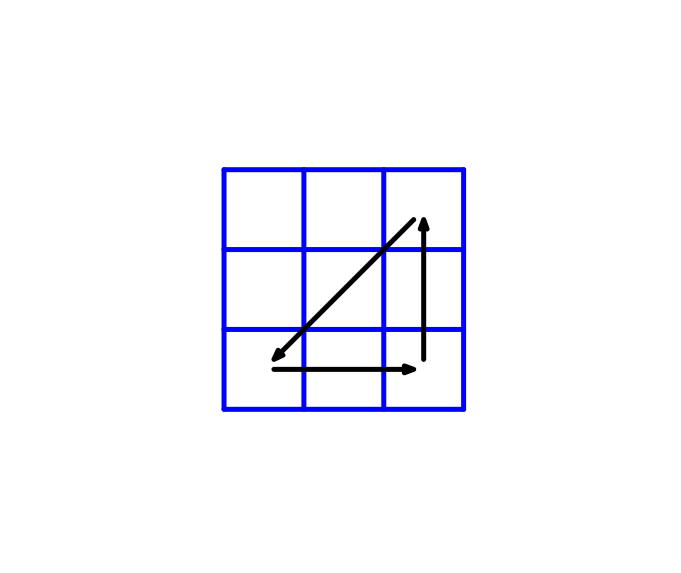
#> input picture 2020/07/12/PLL公式汇总/PNG/Aa_perm.png, 681 x 573 px, given in place of H_perm.png, which was not available
$ python cut_png.py
#> lines starting #> are read from the running program, lines starting #| are printed output that depends on the picture
from PIL import Image

# PLL具体情况，先角后棱
PLLs = {
  'H' : [[],[0,2,1,3]],
  'Z' : [[],[0,3,1,2]],
  'Ua' : [[],[3,0,1]],
  'Ub' : [[],[1,0,3]],
  'E' : [[0,3,1,2],[]],
  'Aa' : [[0,1,2],[]],
  'Ab' : [[1,0,2],[]],
  'V' : [[1,3],[1,2]],
  'Y' : [[1,3],[2,3]],
  'T' : [[1,2],[1,3]],
  'F' : [[1,2],[0,2]],
  'Ra' : [[2,3],[0,1]],
  'Rb' : [[2,3],[0,3]],
  'Ja' : [[1,2],[1,2]],
  'Jb' : [[1,2],[0,1]],
  'Ga' : [[0,3,2],[1,2,3]],
  'Gb' : [[0,1,3],[0,3,2]],
  'Gc' : [[0,1,3],[0,1,3]],
  'Gd' : [[0,3,2],[0,2,3]],
  'Na' : [[0,2],[1,3]],
  'Nb' : [[1,3],[1,3]],
}

for pll in PLLs:
  im = Image.open('png/' + pll + '_perm.png')
#> im is the input picture: PIL image 681x573 RGBA; mean R, G, B, A 0, 0, 7.2, 7.7
  imc = im.crop((215, 161, 473, 419))
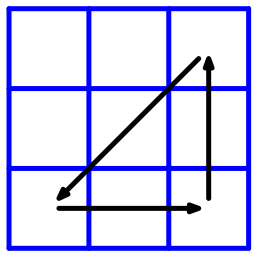
#> imc: PIL image 258x258 RGBA; mean R, G, B, A 0, 0, 42, 45.1; transparent parts drawn white
  imc.save(pll + '.png', quality = 95)
#> pass 2 of the loop `for pll in PLLs:`:
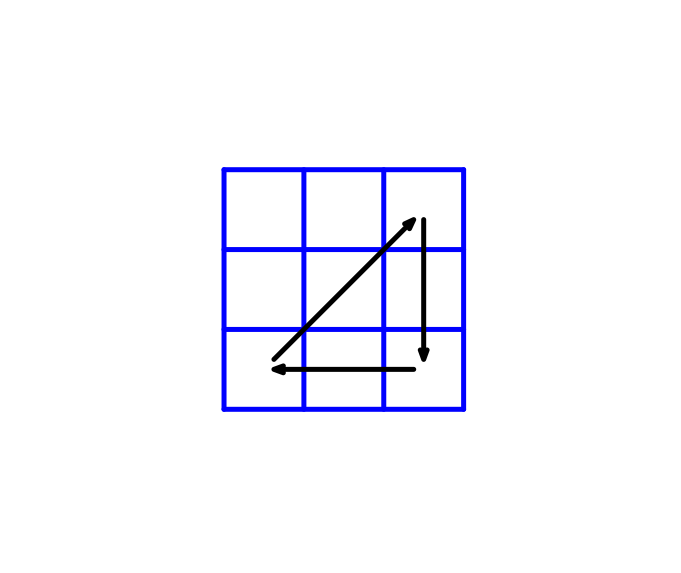
#> input picture 2020/07/12/PLL公式汇总/PNG/Ab_perm.png, 681 x 573 px, given in place of Z_perm.png, which was not available
#> im is the input picture: PIL image 681x573 RGBA; mean R, G, B, A 0, 0, 7.2, 7.7
#> `imc = im.crop((215, 161, 473, 419))`:
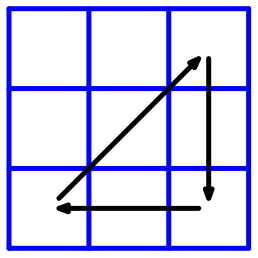
#> imc: PIL image 258x258 RGBA; mean R, G, B, A 0, 0, 42, 45.1; transparent parts drawn white
#> (the run stopped early here; a loop or call above may not have finished)
